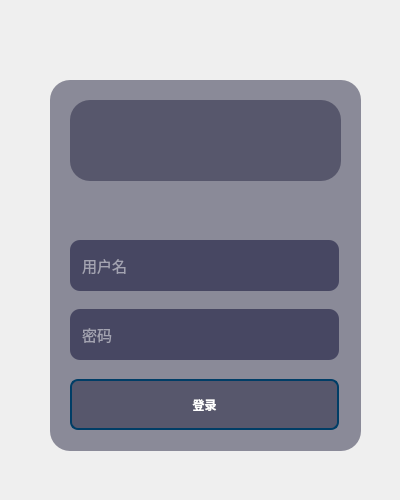
<?xml version="1.0" encoding="UTF-8"?>
<ui version="4.0">
 <class>loginForm</class>
 <widget class="QWidget" name="loginForm">
  <property name="geometry">
   <rect>
    <x>0</x>
    <y>0</y>
    <width>400</width>
    <height>500</height>
   </rect>
  </property>
  <property name="sizePolicy">
   <sizepolicy hsizetype="Fixed" vsizetype="Fixed">
    <horstretch>0</horstretch>
    <verstretch>0</verstretch>
   </sizepolicy>
  </property>
  <property name="minimumSize">
   <size>
    <width>400</width>
    <height>500</height>
   </size>
  </property>
  <property name="maximumSize">
   <size>
    <width>400</width>
    <height>500</height>
   </size>
  </property>
  <property name="windowTitle">
   <string>Form</string>
  </property>
  <property name="styleSheet">
   <string notr="true"/>
  </property>
  <widget class="QLabel" name="backgroundLabel">
   <property name="geometry">
    <rect>
     <x>0</x>
     <y>0</y>
     <width>401</width>
     <height>511</height>
    </rect>
   </property>
   <property name="text">
    <string/>
   </property>
   <property name="pixmap">
    <pixmap>resources/loginbackground.png</pixmap>
   </property>
   <property name="alignment">
    <set>Qt::AlignCenter</set>
   </property>
  </widget>
  <widget class="QFrame" name="frame">
   <property name="geometry">
    <rect>
     <x>50</x>
     <y>80</y>
     <width>311</width>
     <height>371</height>
    </rect>
   </property>
   <property name="styleSheet">
    <string notr="true">
      background-color: rgba(37, 37, 65, 0.5);
      border-radius: 20px;
      border: 2px bold #3A3A5C;
      box-shadow: 0px 0px 20px rgba(0, 0, 0, 0.5);
    </string>
   </property>
   <property name="frameShape">
    <enum>QFrame::StyledPanel</enum>
   </property>
   <property name="frameShadow">
    <enum>QFrame::Raised</enum>
   </property>
   <widget class="QLineEdit" name="usernameL">
    <property name="geometry">
     <rect>
      <x>20</x>
      <y>160</y>
      <width>269</width>
      <height>51</height>
     </rect>
    </property>
    <property name="minimumSize">
     <size>
      <width>0</width>
      <height>30</height>
     </size>
    </property>
    <property name="styleSheet">
     <string notr="true">
      border: 2px bold #3A3A5C;
      border-radius: 10px;
      padding: 10px;
      font-size: 15px;
      background: rgba(42, 42, 74, 0.7);
      color: white;
    </string>
    </property>
    <property name="placeholderText">
     <string>用户名</string>
    </property>
   </widget>
   <widget class="QLineEdit" name="passwordL">
    <property name="geometry">
     <rect>
      <x>20</x>
      <y>229</y>
      <width>269</width>
      <height>51</height>
     </rect>
    </property>
    <property name="minimumSize">
     <size>
      <width>0</width>
      <height>30</height>
     </size>
    </property>
    <property name="styleSheet">
     <string notr="true">
      border: 2px bold #3A3A5C;
      border-radius: 10px;
      padding: 10px;
      font-size: 15px;
      background: rgba(42, 42, 74, 0.7);
      color: white;
    </string>
    </property>
    <property name="echoMode">
     <enum>QLineEdit::Password</enum>
    </property>
    <property name="placeholderText">
     <string extracomment="0">密码</string>
    </property>
   </widget>
   <widget class="QPushButton" name="loginL">
    <property name="geometry">
     <rect>
      <x>20</x>
      <y>299</y>
      <width>269</width>
      <height>51</height>
     </rect>
    </property>
    <property name="minimumSize">
     <size>
      <width>0</width>
      <height>40</height>
     </size>
    </property>
    <property name="styleSheet">
     <string notr="true">QPushButton {
    background-color: qlineargradient(
        spread:pad,
        x1:0, y1:0, x2:1, y2:0,
        stop:0 #007ACC,
        stop:1 #005999
    );
    color: white;
    font-weight: bold;
    border: 2px solid #003D66;
    border-radius: 8px;
    padding: 8px 16px;
}

QPushButton:hover {
    background-color: qlineargradient(
        spread:pad,
        x1:0, y1:0, x2:1, y2:0,
        stop:0 #3399FF,
        stop:1 #007ACC
    );
}

QPushButton:pressed {
    background-color: #003D66;
}
</string>
    </property>
    <property name="text">
     <string>登录</string>
    </property>
   </widget>
   <widget class="QLabel" name="logoLabel">
    <property name="geometry">
     <rect>
      <x>20</x>
      <y>20</y>
      <width>271</width>
      <height>81</height>
     </rect>
    </property>
    <property name="text">
     <string/>
    </property>
    <property name="pixmap">
     <pixmap>resources/logo.png</pixmap>
    </property>
    <property name="scaledContents">
     <bool>true</bool>
    </property>
   </widget>
  </widget>
 </widget>
 <resources/>
 <connections/>
</ui>
